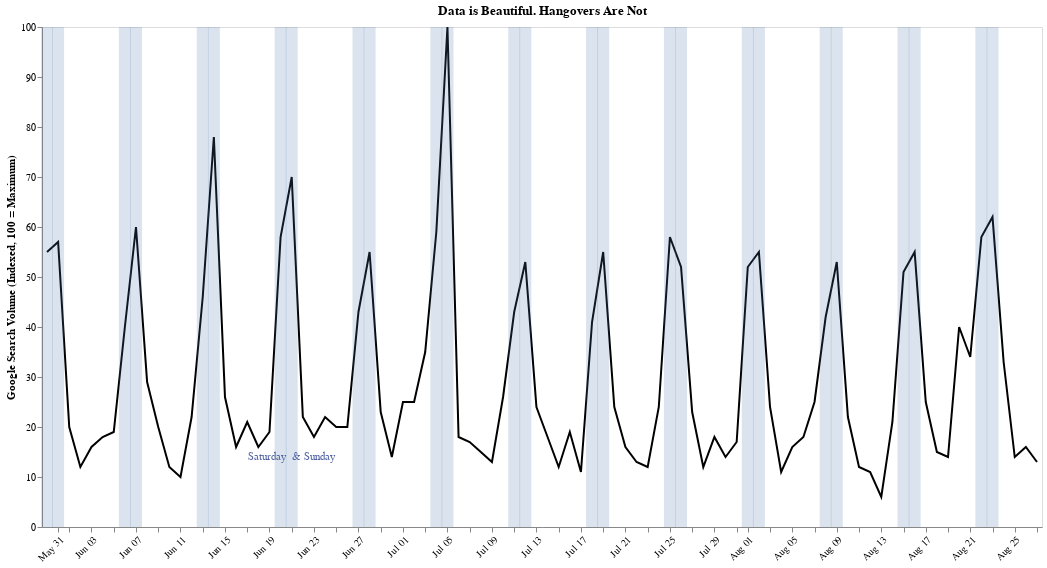

The cell this chart's notebook holds for it:
### Markdown cell above
And, now we can add the annotation as well

### Code cell
text = (
    alt.Chart(df.query("Day == '2020-06-21'"))
    .mark_text(dy=280, color="#4F61A1")
    .encode(x=alt.X("Day:T"), y=alt.Y("Count:Q"), text=alt.Text("label"))
)

c = base + bar + text
c

### Figure 1 — Vega-Lite specification as saved in the notebook (floating-point values rounded to 4 significant figures)
{"config": {"view": {"continuousWidth": 400, "continuousHeight": 300}}, "layer": [{"data": {"name": "data-4968d534fe40da61815f940442ba9fe3"}, "mark": {"type": "line", "color": "black"}, "encoding": {"x": {"type": "temporal", "axis": {"format": "%b %d", "grid": false, "labelAngle": -45, "title": ""}, "field": "Day"}, "y": {"type": "quantitative", "axis": {"grid": false}, "field": "Count", "title": "Google Search Volume (Indexed, 100 = Maximum)"}}, "height": 500, "title": "Data is Beautiful. Hangovers Are Not", "width": 1000}, {"data": {"name": "data-1d8084f21a1411ad8a200f0dd5d02e4d"}, "mark": {"type": "bar", "opacity": 0.2, "size": 12}, "encoding": {"x": {"type": "temporal", "field": "Day"}, "y": {"type": "quantitative", "field": "Count"}}}, {"data": {"name": "data-c53cc984476594f91b0e4bd7f103b3e5"}, "mark": {"type": "text", "color": "#4F61A1", "dy": 280}, "encoding": {"text": {"type": "nominal", "field": "label"}, "x": {"type": "temporal", "field": "Day"}, "y": {"type": "quantitative", "field": "Count"}}}], "$schema": "https://vega.github.io/schema/vega-lite/v4.8.1.json", "datasets": {"data-4968d534fe40da61815f940442ba9fe3": [{"Day": "2020-05-30T00:00:00", "Count": 55, "weekday": 5, "label": "Saturday \n& Sunday"}, {"Day": "2020-05-31T00:00:00", "Count": 57, "weekday": 6, "label": "Saturday \n& Sunday"}, {"Day": "2020-06-01T00:00:00", "Count": 20, "weekday": 0, "label": "Weekday"}, {"Day": "2020-06-02T00:00:00", "Count": 12, "weekday": 1, "label": "Weekday"}, {"Day": "2020-06-03T00:00:00", "Count": 16, "weekday": 2, "label": "Weekday"}, {"Day": "2020-06-04T00:00:00", "Count": 18, "weekday": 3, "label": "Weekday"}, {"Day": "2020-06-05T00:00:00", "Count": 19, "weekday": 4, "label": "Weekday"}, {"Day": "2020-06-06T00:00:00", "Count": 40, "weekday": 5, "label": "Saturday \n& Sunday"}, {"Day": "2020-06-07T00:00:00", "Count": 60, "weekday": 6, "label": "Saturday \n& Sunday"}, {"Day": "2020-06-08T00:00:00", "Count": 29, "weekday": 0, "label": "Weekday"}, {"Day": "2020-06-09T00:00:00", "Count": 20, "weekday": 1, "label": "Weekday"}, {"Day": "2020-06-10T00:00:00", "Count": 12, "weekday": 2, "label": "Weekday"}, {"Day": "2020-06-11T00:00:00", "Count": 10, "weekday": 3, "label": "Weekday"}, {"Day": "2020-06-12T00:00:00", "Count": 22, "weekday": 4, "label": "Weekday"}, {"Day": "2020-06-13T00:00:00", "Count": 46, "weekday": 5, "label": "Saturday \n& Sunday"}, {"Day": "2020-06-14T00:00:00", "Count": 78, "weekday": 6, "label": "Saturday \n& Sunday"}, {"Day": "2020-06-15T00:00:00", "Count": 26, "weekday": 0, "label": "Weekday"}, {"Day": "2020-06-16T00:00:00", "Count": 16, "weekday": 1, "label": "Weekday"}, {"Day": "2020-06-17T00:00:00", "Count": 21, "weekday": 2, "label": "Weekday"}, {"Day": "2020-06-18T00:00:00", "Count": 16, "weekday": 3, "label": "Weekday"}, {"Day": "2020-06-19T00:00:00", "Count": 19, "weekday": 4, "label": "Weekday"}, {"Day": "2020-06-20T00:00:00", "Count": 58, "weekday": 5, "label": "Saturday \n& Sunday"}, {"Day": "2020-06-21T00:00:00", "Count": 70, "weekday": 6, "label": "Saturday \n& Sunday"}, {"Day": "2020-06-22T00:00:00", "Count": 22, "weekday": 0, "label": "Weekday"}, {"Day": "2020-06-23T00:00:00", "Count": 18, "weekday": 1, "label": "Weekday"}, {"Day": "2020-06-24T00:00:00", "Count": 22, "weekday": 2, "label": "Weekday"}, {"Day": "2020-06-25T00:00:00", "Count": 20, "weekday": 3, "label": "Weekday"}, {"Day": "2020-06-26T00:00:00", "Count": 20, "weekday": 4, "label": "Weekday"}, {"Day": "2020-06-27T00:00:00", "Count": 43, "weekday": 5, "label": "Saturday \n& Sunday"}, {"Day": "2020-06-28T00:00:00", "Count": 55, "weekday": 6, "label": "Saturday \n& Sunday"}, {"Day": "2020-06-29T00:00:00", "Count": 23, "weekday": 0, "label": "Weekday"}, {"Day": "2020-06-30T00:00:00", "Count": 14, "weekday": 1, "label": "Weekday"}, {"Day": "2020-07-01T00:00:00", "Count": 25, "weekday": 2, "label": "Weekday"}, {"Day": "2020-07-02T00:00:00", "Count": 25, "weekday": 3, "label": "Weekday"}, {"Day": "2020-07-03T00:00:00", "Count": 35, "weekday": 4, "label": "Weekday"}, {"Day": "2020-07-04T00:00:00", "Count": 59, "weekday": 5, "label": "Saturday \n& Sunday"}, {"Day": "2020-07-05T00:00:00", "Count": 100, "weekday": 6, "label": "Saturday \n& Sunday"}, {"Day": "2020-07-06T00:00:00", "Count": 18, "weekday": 0, "label": "Weekday"}, {"Day": "2020-07-07T00:00:00", "Count": 17, "weekday": 1, "label": "Weekday"}, {"Day": "2020-07-08T00:00:00", "Count": 15, "weekday": 2, "label": "Weekday"}, {"Day": "2020-07-09T00:00:00", "Count": 13, "weekday": 3, "label": "Weekday"}, {"Day": "2020-07-10T00:00:00", "Count": 26, "weekday": 4, "label": "Weekday"}, {"Day": "2020-07-11T00:00:00", "Count": 43, "weekday": 5, "label": "Saturday \n& Sunday"}, {"Day": "2020-07-12T00:00:00", "Count": 53, "weekday": 6, "label": "Saturday \n& Sunday"}, {"Day": "2020-07-13T00:00:00", "Count": 24, "weekday": 0, "label": "Weekday"}, {"Day": "2020-07-14T00:00:00", "Count": 18, "weekday": 1, "label": "Weekday"}, {"Day": "2020-07-15T00:00:00", "Count": 12, "weekday": 2, "label": "Weekday"}, {"Day": "2020-07-16T00:00:00", "Count": 19, "weekday": 3, "label": "Weekday"}, {"Day": "2020-07-17T00:00:00", "Count": 11, "weekday": 4, "label": "Weekday"}, {"Day": "2020-07-18T00:00:00", "Count": 41, "weekday": 5, "label": "Saturday \n& Sunday"}, {"Day": "2020-07-19T00:00:00", "Count": 55, "weekday": 6, "label": "Saturday \n& Sunday"}, {"Day": "2020-07-20T00:00:00", "Count": 24, "weekday": 0, "label": "Weekday"}, {"Day": "2020-07-21T00:00:00", "Count": 16, "weekday": 1, "label": "Weekday"}, {"Day": "2020-07-22T00:00:00", "Count": 13, "weekday": 2, "label": "Weekday"}, {"Day": "2020-07-23T00:00:00", "Count": 12, "weekday": 3, "label": "Weekday"}, {"Day": "2020-07-24T00:00:00", "Count": 24, "weekday": 4, "label": "Weekday"}, {"Day": "2020-07-25T00:00:00", "Count": 58, "weekday": 5, "label": "Saturday \n& Sunday"}, {"Day": "2020-07-26T00:00:00", "Count": 52, "weekday": 6, "label": "Saturday \n& Sunday"}, {"Day": "2020-07-27T00:00:00", "Count": 23, "weekday": 0, "label": "Weekday"}, {"Day": "2020-07-28T00:00:00", "Count": 12, "weekday": 1, "label": "Weekday"}, {"Day": "2020-07-29T00:00:00", "Count": 18, "weekday": 2, "label": "Weekday"}, {"Day": "2020-07-30T00:00:00", "Count": 14, "weekday": 3, "label": "Weekday"}, {"Day": "2020-07-31T00:00:00", "Count": 17, "weekday": 4, "label": "Weekday"}, {"Day": "2020-08-01T00:00:00", "Count": 52, "weekday": 5, "label": "Saturday \n& Sunday"}, {"Day": "2020-08-02T00:00:00", "Count": 55, "weekday": 6, "label": "Saturday \n& Sunday"}, {"Day": "2020-08-03T00:00:00", "Count": 24, "weekday": 0, "label": "Weekday"}, {"Day": "2020-08-04T00:00:00", "Count": 11, "weekday": 1, "label": "Weekday"}, {"Day": "2020-08-05T00:00:00", "Count": 16, "weekday": 2, "label": "Weekday"}, {"Day": "2020-08-06T00:00:00", "Count": 18, "weekday": 3, "label": "Weekday"}, {"Day": "2020-08-07T00:00:00", "Count": 25, "weekday": 4, "label": "Weekday"}, {"Day": "2020-08-08T00:00:00", "Count": 42, "weekday": 5, "label": "Saturday \n& Sunday"}, {"Day": "2020-08-09T00:00:00", "Count": 53, "weekday": 6, "label": "Saturday \n& Sunday"}, {"Day": "2020-08-10T00:00:00", "Count": 22, "weekday": 0, "label": "Weekday"}, {"Day": "2020-08-11T00:00:00", "Count": 12, "weekday": 1, "label": "Weekday"}, {"Day": "2020-08-12T00:00:00", "Count": 11, "weekday": 2, "label": "Weekday"}, {"Day": "2020-08-13T00:00:00", "Count": 6, "weekday": 3, "label": "Weekday"}, {"Day": "2020-08-14T00:00:00", "Count": 21, "weekday": 4, "label": "Weekday"}, {"Day": "2020-08-15T00:00:00", "Count": 51, "weekday": 5, "label": "Saturday \n& Sunday"}, {"Day": "2020-08-16T00:00:00", "Count": 55, "weekday": 6, "label": "Saturday \n& Sunday"}, {"Day": "2020-08-17T00:00:00", "Count": 25, "weekday": 0, "label": "Weekday"}, {"Day": "2020-08-18T00:00:00", "Count": 15, "weekday": 1, "label": "Weekday"}, {"Day": "2020-08-19T00:00:00", "Count": 14, "weekday": 2, "label": "Weekday"}, {"Day": "2020-08-20T00:00:00", "Count": 40, "weekday": 3, "label": "Weekday"}, {"Day": "2020-08-21T00:00:00", "Count": 34, "weekday": 4, "label": "Weekday"}, {"Day": "2020-08-22T00:00:00", "Count": 58, "weekday": 5, "label": "Saturday \n& Sunday"}, {"Day": "2020-08-23T00:00:00", "Count": 62, "weekday": 6, "label": "Saturday \n& Sunday"}, {"Day": "2020-08-24T00:00:00", "Count": 33, "weekday": 0, "label": "Weekday"}, {"Day": "2020-08-25T00:00:00", "Count": 14, "weekday": 1, "label": "Weekday"}, {"Day": "2020-08-26T00:00:00", "Count": 16, "weekday": 2, "label": "Weekday"}, {"Day": "2020-08-27T00:00:00", "Count": 13, "weekday": 3, "label": "Weekday"}], "data-1d8084f21a1411ad8a200f0dd5d02e4d": [{"Day": "2020-05-30T00:00:00", "Count": 100}, {"Day": "2020-05-31T00:00:00", "Count": 100}, {"Day": "2020-06-06T00:00:00", "Count": 100}, {"Day": "2020-06-07T00:00:00", "Count": 100}, {"Day": "2020-06-13T00:00:00", "Count": 100}, {"Day": "2020-06-14T00:00:00", "Count": 100}, {"Day": "2020-06-20T00:00:00", "Count": 100}, {"Day": "2020-06-21T00:00:00", "Count": 100}, {"Day": "2020-06-27T00:00:00", "Count": 100}, {"Day": "2020-06-28T00:00:00", "Count": 100}, {"Day": "2020-07-04T00:00:00", "Count": 100}, {"Day": "2020-07-05T00:00:00", "Count": 100}, {"Day": "2020-07-11T00:00:00", "Count": 100}, {"Day": "2020-07-12T00:00:00", "Count": 100}, {"Day": "2020-07-18T00:00:00", "Count": 100}, {"Day": "2020-07-19T00:00:00", "Count": 100}, {"Day": "2020-07-25T00:00:00", "Count": 100}, {"Day": "2020-07-26T00:00:00", "Count": 100}, {"Day": "2020-08-01T00:00:00", "Count": 100}, {"Day": "2020-08-02T00:00:00", "Count": 100}, {"Day": "2020-08-08T00:00:00", "Count": 100}, {"Day": "2020-08-09T00:00:00", "Count": 100}, {"Day": "2020-08-15T00:00:00", "Count": 100}, {"Day": "2020-08-16T00:00:00", "Count": 100}, {"Day": "2020-08-22T00:00:00", "Count": 100}, {"Day": "2020-08-23T00:00:00", "Count": 100}], "data-c53cc984476594f91b0e4bd7f103b3e5": [{"Day": "2020-06-21T00:00:00", "Count": 70, "weekday": 6, "label": "Saturday \n& Sunday"}]}}
